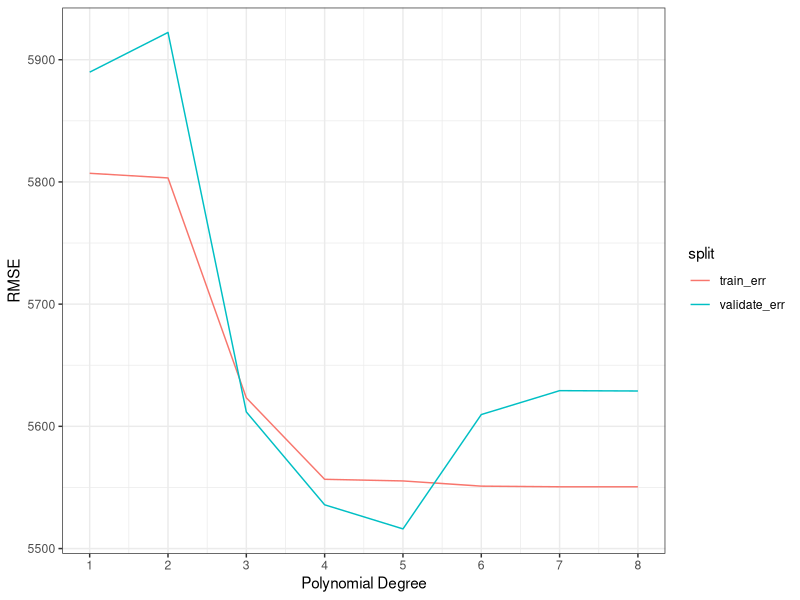
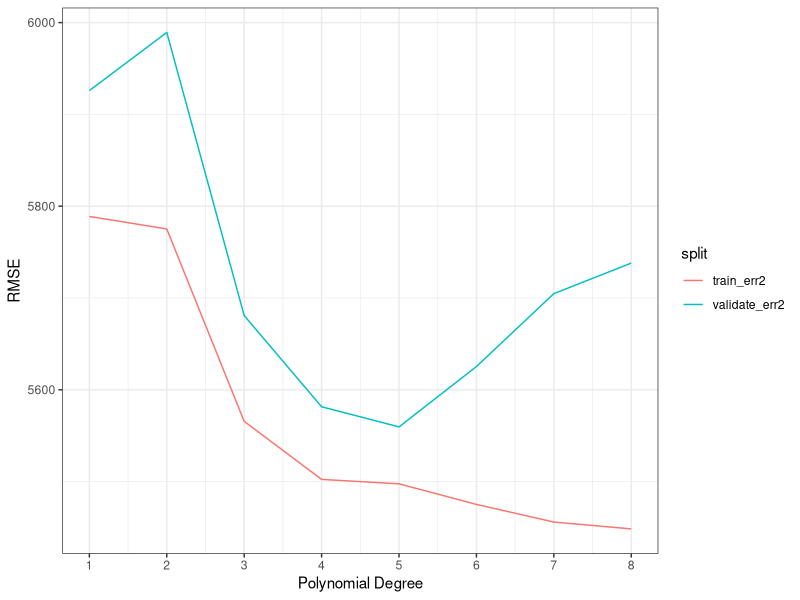
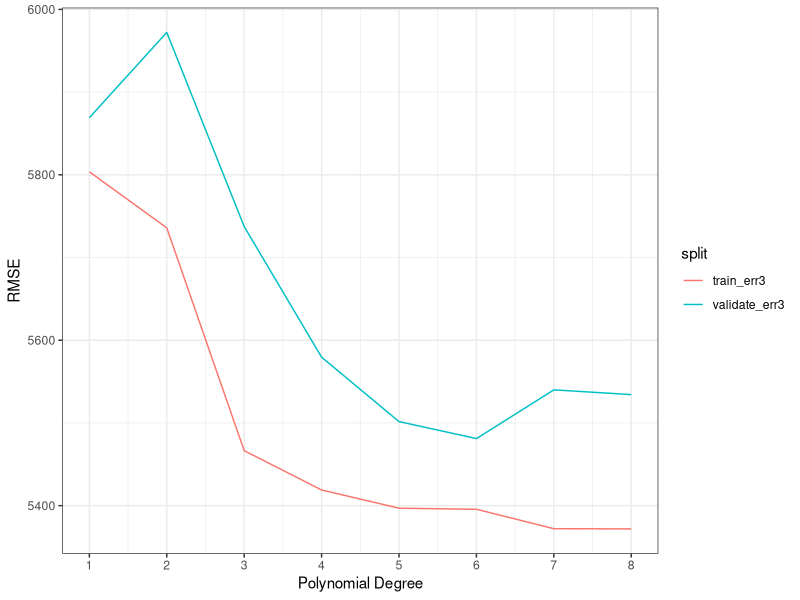
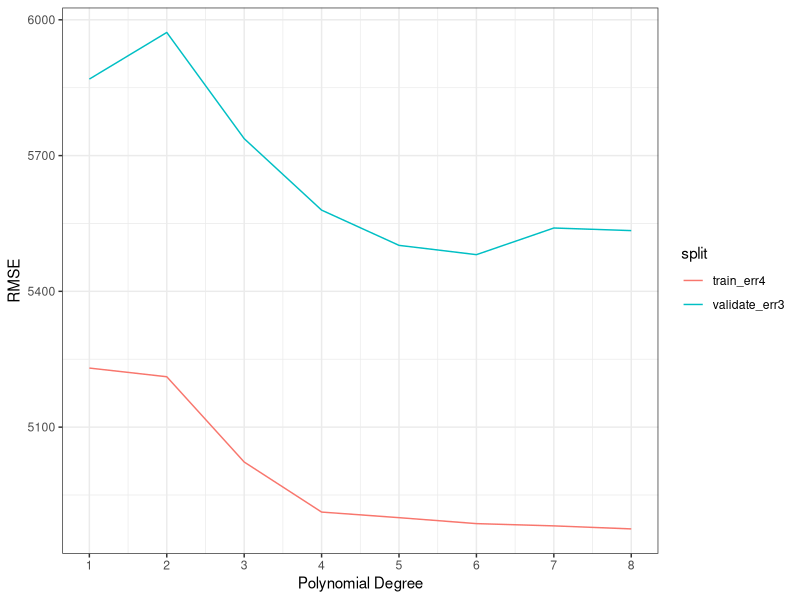
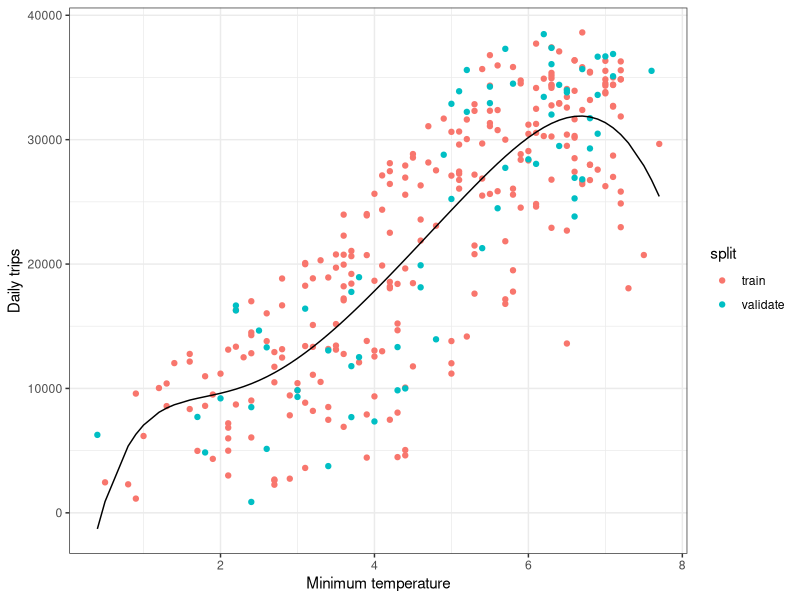
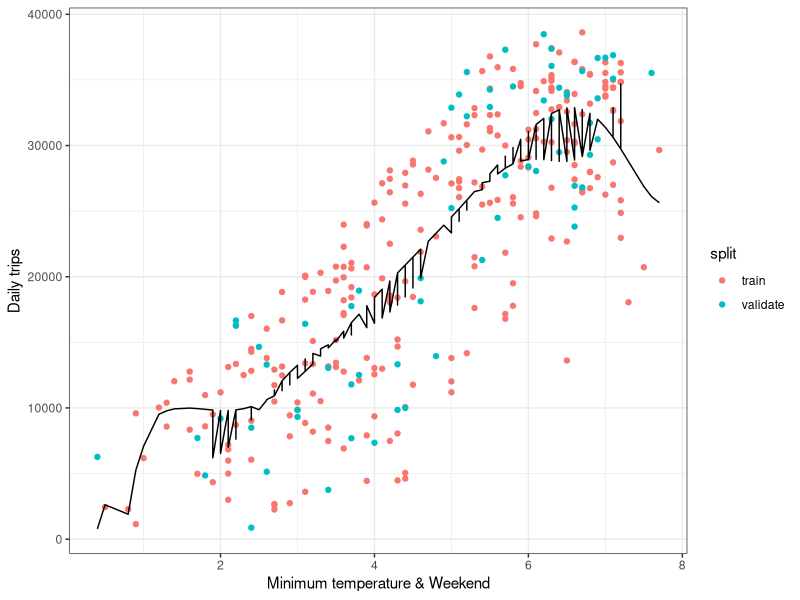
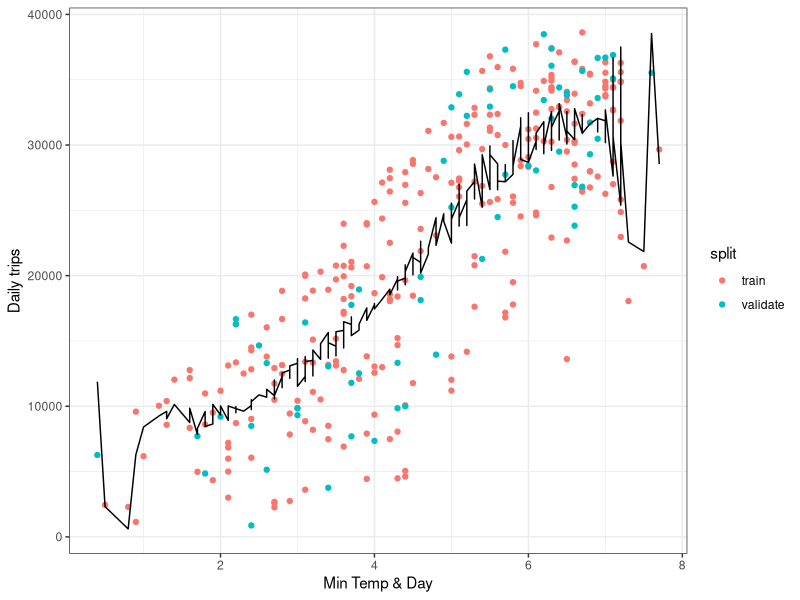
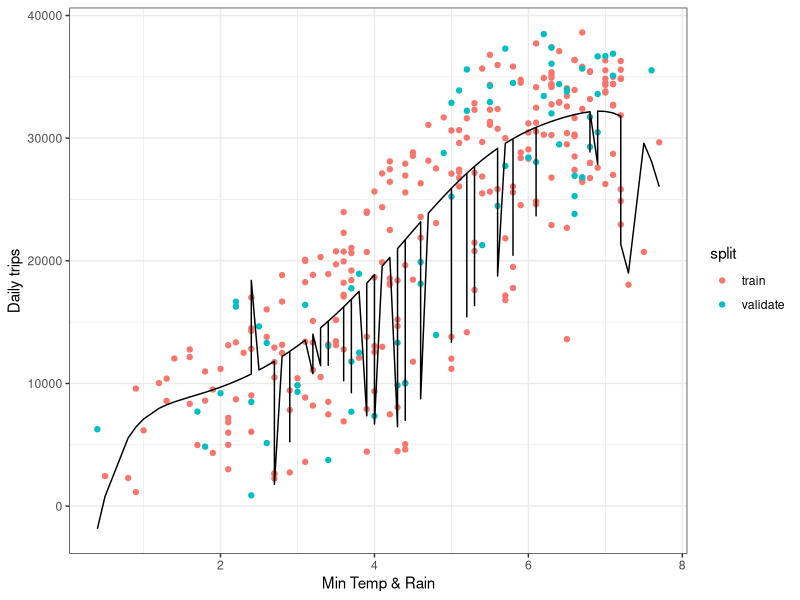

These charts were generated, in order, by the following R code:
## ---- chunk 1
library(tidyverse)
library(scales)
library(modelr)
library(lubridate)
library(broom)
library(dplyr)

theme_set(theme_bw())

knitr::opts_chunk$set(echo = TRUE)
## ---- chunk 2

trips_per_day <- read_tsv('trips_per_day.tsv') %>% mutate(day = wday(ymd), weekday = (day < 6)) %>% mutate(actual_rain = (prcp >= 0.5))
head(trips_per_day)

## ---- chunk 3

set.seed(42)

num_days <- nrow(trips_per_day)
fit_frac <- 0.9
num_fit <- (fit_frac * num_days)

sample <- sample(1:num_days, num_fit, replace = F)

# 90% training/validating
trips_per_day_fit <- trips_per_day[sample, ]

# 10% test saved for later
trips_per_day_test <- trips_per_day[-sample, ]

# 80:20 split train:validate
num_days_train <- nrow(trips_per_day_fit)
train_frac <- 0.8
num_train <- floor(train_frac * num_days_train)

sample_train <- sample(1:num_days_train, num_train, replace = F)

trips_per_day_train <- trips_per_day_fit[sample_train, ]

trips_per_day_validate <- trips_per_day_fit[-sample_train, ]

#------------------


## ---- chunk 4

K <- 1:8
train_err <- c()
validate_err <- c()

for (k in K) {
  
    # fit on the training data
    model <- lm(num_trips ~ poly(tmin, k, raw = T), data = trips_per_day_train)
    
     # evaluate on the training data
    train_err[k] <- sqrt(mean((predict(model, trips_per_day_train) - trips_per_day_train$num_trips)^2))

    # evaluate on the validate data
    validate_err[k] <- sqrt(mean((predict(model, trips_per_day_validate) - trips_per_day_validate$num_trips)^2))
}

#plot reg tmin data 

plot_data <- data.frame(K, train_err, validate_err) %>%
  gather("split", "error", -K)

ggplot(plot_data, aes(x = K, y = error, color = split)) +
  geom_line() +
  scale_x_continuous(breaks = K) +
  xlab('Polynomial Degree') +
  ylab('RMSE')

#============================ weekday

K <- 1:8
train_err2 <- c()
validate_err2 <- c()

for (k in K) {

model2 <- lm(num_trips ~ poly(tmin, k, raw = T) * weekday, data = trips_per_day_train)

train_err2[k] <- sqrt(mean((predict(model2, trips_per_day_train) - trips_per_day_train$num_trips)^2))
  
validate_err2[k] <- sqrt(mean((predict(model2, trips_per_day_validate) - trips_per_day_validate$num_trips)^2))

}


plot_data2 <- data.frame(K, train_err2, validate_err2) %>%
  gather("split", "error", -K)

ggplot(plot_data2, aes(x = K, y = error, color = split)) +
  geom_line() +
  scale_x_continuous(breaks = K) +
  xlab('Polynomial Degree') +
  ylab('RMSE')



#=============== by day

K <- 1:8
train_err3 <- c()
validate_err3 <- c()

for (k in K) {

model3 <- lm(num_trips ~ poly(tmin, k, raw = T) * day, data = trips_per_day_train)

train_err3[k] <- sqrt(mean((predict(model3, trips_per_day_train) - trips_per_day_train$num_trips)^2))
  
validate_err3[k] <- sqrt(mean((predict(model3, trips_per_day_validate) - trips_per_day_validate$num_trips)^2))

}


plot_data3 <- data.frame(K, train_err3, validate_err3) %>%
  gather("split", "error", -K)

ggplot(plot_data3, aes(x = K, y = error, color = split)) +
  geom_line() +
  scale_x_continuous(breaks = K) +
  xlab('Polynomial Degree') +
  ylab('RMSE')



#================ by rain weather
K <- 1:8
train_err4 <- c()
validate_err4 <- c()

for (k in K) {

model4 <- lm(num_trips ~ poly(tmin, k, raw = T) * actual_rain, data = trips_per_day_train)

train_err4[k] <- sqrt(mean((predict(model4, trips_per_day_train) - trips_per_day_train$num_trips)^2))
  
validate_err4[k] <- sqrt(mean((predict(model4, trips_per_day_validate) - trips_per_day_validate$num_trips)^2))

}


plot_data4 <- data.frame(K, train_err4, validate_err3) %>%
  gather("split", "error", -K)

ggplot(plot_data4, aes(x = K, y = error, color = split)) +
  geom_line() +
  scale_x_continuous(breaks = K) +
  xlab('Polynomial Degree') +
  ylab('RMSE')


train_err
validate_err
train_err2
validate_err2
train_err3
validate_err3
train_err4
validate_err4

## ---- chunk 5

#-------------tmin version
model <- lm(num_trips ~ poly(tmin, k, raw = T), data = trips_per_day_train)


trips_per_day_train <- trips_per_day_train %>%
  add_predictions(model) %>%
  mutate(split = "train")
trips_per_day_validate <- trips_per_day_validate %>%
  add_predictions(model) %>%
  mutate(split = "validate")

plot_data <- bind_rows(trips_per_day_train, trips_per_day_validate)

ggplot(plot_data, aes(x = tmin, y = num_trips)) +
  geom_point(aes(color = split)) +
  geom_line(aes(y = pred )) +
  xlab('Minimum temperature') +
  ylab('Daily trips') +
  scale_y_continuous()



#-------------- tmin & weekend version

model2 <- lm(num_trips ~ poly(tmin, k, raw = T) * weekday, trips_per_day_train)

trips_per_day_train <- trips_per_day_train %>%
  add_predictions(model2) %>%
  mutate(split = "train")

trips_per_day_validate <- trips_per_day_validate %>%
  add_predictions(model2) %>%
  mutate(split = "validate")

plot_data2 <- bind_rows(trips_per_day_train, trips_per_day_validate)

plot_data2 %>% ggplot(aes(x = tmin, y = num_trips)) +
  geom_point(aes(color = split)) +
  geom_line(aes(y = pred)) +
 # facet_wrap("type")+
  xlab('Minimum temperature & Weekend') +
  ylab('Daily trips') +
  scale_y_continuous()


#----------------- day version

model3 <- lm(num_trips ~ poly(tmin, k, raw = T) * day, trips_per_day_train)

trips_per_day_train <- trips_per_day_train %>%
  add_predictions(model3) %>%
  mutate(split = "train")

trips_per_day_validate <- trips_per_day_validate %>%
  add_predictions(model3) %>%
  mutate(split = "validate")

plot_data3 <- bind_rows(trips_per_day_train, trips_per_day_validate)

ggplot(plot_data3, aes(x = tmin, y = num_trips)) +
  geom_point(aes(color = split)) +
  geom_line(aes(y = pred)) +
  xlab('Min Temp & Day') +
  ylab('Daily trips') +
  scale_y_continuous() 
#-------------------
model4 <- lm(num_trips ~ poly(tmin, k, raw = T) * actual_rain, trips_per_day_train)

trips_per_day_train <- trips_per_day_train %>%
  add_predictions(model4) %>%
  mutate(split = "train")

trips_per_day_validate <- trips_per_day_validate %>%
  add_predictions(model4) %>%
  mutate(split = "validate")

plot_data4 <- bind_rows(trips_per_day_train, trips_per_day_validate)

ggplot(plot_data4, aes(x = tmin, y = num_trips)) +
  geom_point(aes(color = split)) +
  geom_line(aes(y = pred)) +
  xlab('Min Temp & Rain') +
  ylab('Daily trips') +
  scale_y_continuous() 


## ---- chunk 6
trips_per_day_train <- trips_per_day_train %>%
  add_predictions(model4) %>%
  mutate(split = "train")
trips_per_day_validate <- trips_per_day_validate %>%
  add_predictions(model4) %>%
  mutate(split = "validate")
plot_data <- bind_rows(trips_per_day_train, trips_per_day_validate)
ggplot(plot_data, aes(x = ymd, y = num_trips)) +
  geom_point(aes(color = split)) +
  geom_line(aes(y = pred)) +
  xlab('Date') +
  ylab('Number of Trips') 


ggplot(plot_data4, aes(x = pred, y = num_trips)) +
  geom_point(aes(color = ymd)) + 
  geom_abline() + 
  xlab('Predicted Values') +
  ylab('Actual Values')


## ---- chunk 7


trips_per_day_train <- trips_per_day_train %>%
  add_predictions(model) %>%
  mutate(split = "train")
trips_per_day_validate <- trips_per_day_validate %>%
  add_predictions(model) %>%
  mutate(split = "validate")
plot_data <- bind_rows(trips_per_day_train, trips_per_day_validate)
ggplot(plot_data, aes(x = ymd, y = num_trips)) +
  geom_point(aes(color = split)) +
  geom_line(aes(y = pred)) +
  xlab('Date') +
  ylab('Number of Trips') 

trips_per_day_train <- trips_per_day_train %>%
  add_predictions(model2) %>%
  mutate(split = "train")
trips_per_day_validate <- trips_per_day_validate %>%
  add_predictions(model2) %>%
  mutate(split = "validate")
plot_data <- bind_rows(trips_per_day_train, trips_per_day_validate)
ggplot(plot_data, aes(x = ymd, y = num_trips)) +
  geom_point(aes(color = split)) +
  geom_line(aes(y = pred)) +
  xlab('Date') +
  ylab('Number of Trips') 


trips_per_day_train <- trips_per_day_train %>%
  add_predictions(model3) %>%
  mutate(split = "train")
trips_per_day_validate <- trips_per_day_validate %>%
  add_predictions(model3) %>%
  mutate(split = "validate")
plot_data <- bind_rows(trips_per_day_train, trips_per_day_validate)
ggplot(plot_data, aes(x = ymd, y = num_trips)) +
  geom_point(aes(color = split)) +
  geom_line(aes(y = pred)) +
  xlab('Date') +
  ylab('Number of Trips') 
